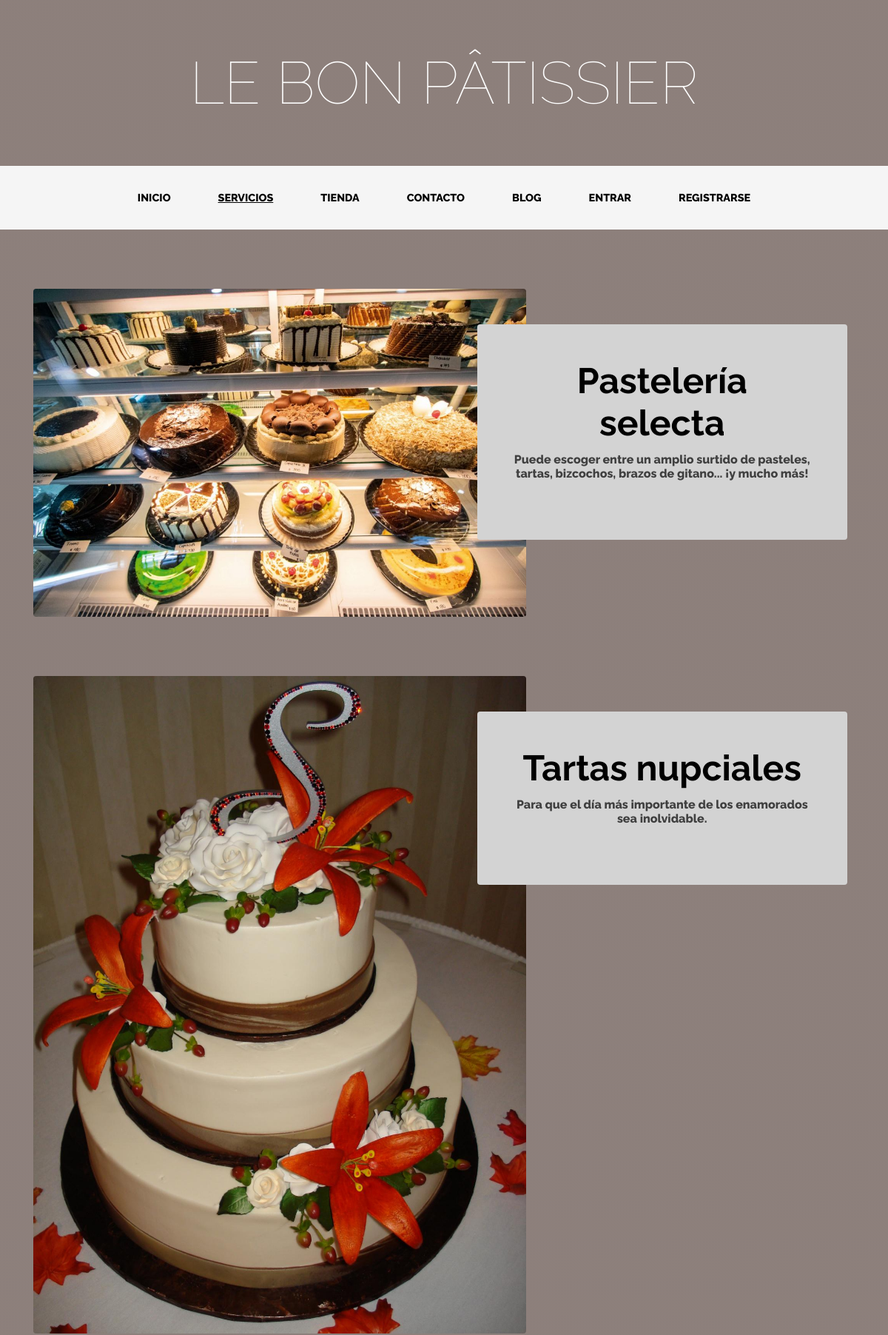
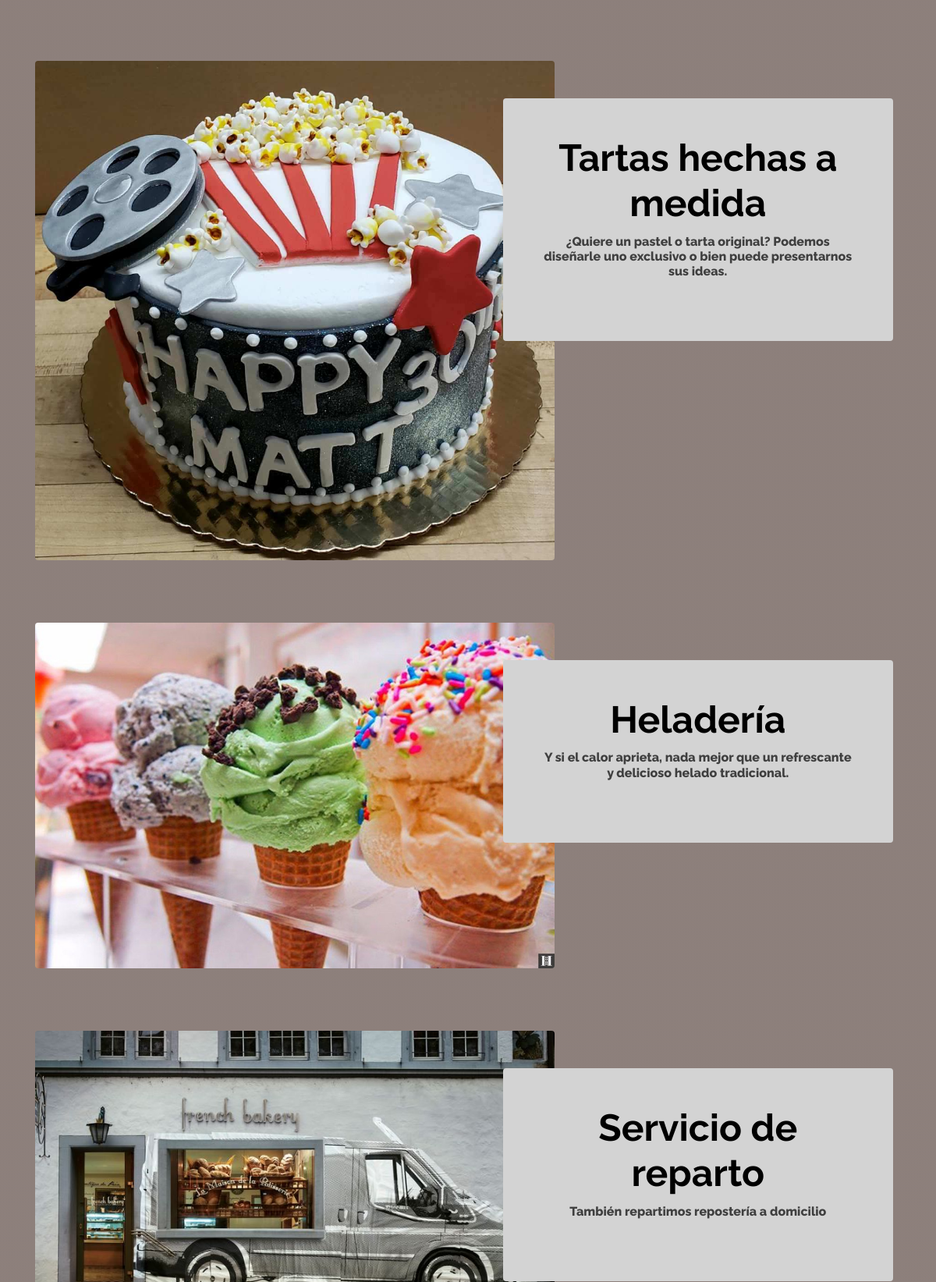
Page /services/ (upper part) on the committed database (2 pictures, top to bottom).
### ServicesApp/models.py (models this page shows, shortened)
class Service(models.Model):
    title = models.CharField(max_length=50)
    content = models.TextField(max_length=250)
    image = models.ImageField(upload_to = 'services')
    created = models.DateTimeField(auto_now_add = True)
    updated = models.DateTimeField(auto_now_add = True)
    class Meta:
        verbose_name = 'service'
        verbose_name_plural = 'services'

### ServicesApp/views.py (the view)
# urls.py: path('', views.services, name="Services"),
def services(request):
    services = Service.objects.all()
    return render(request, "ServicesApp/services.html", {"services": services})

### ServicesApp/templates/ServicesApp/services.html
{% extends "HomeApp/base.html" %}
{%load static %}
{% block content %}
    {% for service in services %}
    <section class="page-section clearfix">
        <div class="container">
            <div class="intro">
                <img class="intro-img img-fluid mb-3 mb-lg-0 rounded" src="{{service.image.url}}" alt="" style="width: 60%;">
                <div class="intro-text left-0 text-center bg-faded p-5 rounded">
                    <h2 class="section-heading mb-4">
                        <span class="section-heading-lower" style="color: black;">{{service.title}}</span>
                        <span class="section-heading-upper" style="color: rgba(0, 0, 0, 0.7);">{{service.content}}</span>
                    </h2>
                </div>
            </div>
        </div>
    </section>
    {% endfor %}
{% endblock %}

### HomeApp/static/HomeApp/css/gestion.css (style rules this page uses)
body { font-family: 'Lora'; background: linear-gradient(rgba(47, 23, 15, 0.55), rgba(47, 23, 15, 0.55)), url("../img/bg_main.jpeg"); background-attachment: fixed; background-position: center; background-size: cover; }
h1, h2, h3, h4, h5, h6 { font-family: 'Raleway'; }
.page-section { margin-top: 5rem; margin-bottom: 5rem; }
.section-heading .section-heading-upper { display: block; font-size: 1rem; font-weight: 800; padding-bottom:.5rem; margin-top: 10px; }
.section-heading .section-heading-lower { display: block; font-size: 3rem; font-weight: bold; }
.bg-faded { background-color: rgba(255, 255, 255, 0.85); }
.intro { position: relative; }
@media (min-width: 992px) { .intro .intro-img { width: 75%; float: left; } }
@media (min-width: 992px) { .intro .intro-text { left: 600; width: 60%; margin-top: 3rem; background-color: lightgrey; color: black; position: absolute; } }
@media (min-width: 1200px) { .intro .intro-text { width: 45%; } }

### rows in the picture
Service: image (picture), title "Pastelería selecta", content "Puede escoger entre un amplio surtido de pasteles, tartas, bizcochos, brazos de gitano... ¡y mucho más!"
Service: image (picture), title "Tartas nupciales", content "Para que el día más importante de los enamorados sea inolvidable."
Service: image (picture), title "Tartas hechas a medida", content "¿Quiere un pastel o tarta original? Podemos diseñarle uno exclusivo o bien puede presentarnos sus ideas."
Service: image (picture), title "Heladería", content "Y si el calor aprieta, nada mejor que un refrescante y delicioso helado tradicional."
Service: image (picture), title "Servicio de reparto", content "También repartimos repostería a domicilio"
